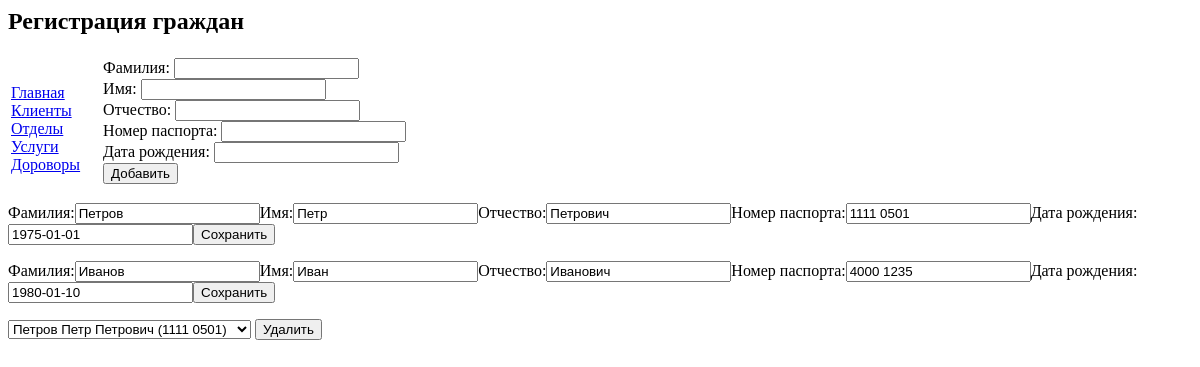
/clients.php, run on the app's committed database.
### tables this page shows
CREATE TABLE IF NOT EXISTS `client` (
  `passport` varchar(255) NOT NULL,
  `surname` varchar(255) NOT NULL,
  `name` varchar(255) NOT NULL,
  `middlename` varchar(255) NOT NULL,
  `birth_date` date NOT NULL,
  PRIMARY KEY (`passport`)
);

### clients.php (the view, shortened to what this page needs)
<html>
<head>
    <link href="style.css" type="text/css" rel="stylesheet">
</head>
<body>
<h2>Регистрация граждан</h2>
<?php
$myConnect = mysql_connect('localhost:3306', 'root', '123456');
$mysql_query = mysql_query("select * from `client`", $myConnect);
$clients = array();
while ($row = mysql_fetch_array($mysql_query)) {
    $clients[] = $row;
}
?>
<table>
    <tr>
        <td class='menu'>
            <a href="index.php">Главная</a>
            <a href="clients.php">Клиенты</a>
            <a href="departments.php">Отделы</a>
            <a href="services.php">Услуги</a>
            <a href="contracts.php">Дороворы</a>
        </td>
        <td>
            <form action="clients.php" method="post">
                <div>
                    <label>Фамилия:
                        <input type="text" name="surname">
                    </label>
                </div>
                <div>
                    <label>Имя:
                        <input type="text" name="name">
                    </label>
                </div>
                <div>
                    <label>Отчество:
                        <input type="text" name="middlename">
                    </label>
                </div>
                <div>
                    <label>Номер паспорта:
                        <input type="text" name="passport">
                    </label>
                </div>
                <div>
                    <label>Дата рождения:
                        <input type="text" name="birth_date">
                    </label>
                </div>
                <div>
                    <input name="add" value="Добавить" type="submit"/>
                </div>
            </form>
        </td>
    </tr>
</table>
<?php
foreach ($clients as $cleint) {
    $surname = $cleint["surname"];
    $name = $cleint["name"];
    $middlename = $cleint["middlename"];
    $passport = $cleint["passport"];
    $birth_date = $cleint["birth_date"];
    echo("<form action='clients.php' method='post'>");
    echo("<label>Фамилия:<input type='text' name='surname' value='$surname'></label>");
    echo("<label>Имя:<input type='text' name='name' value='$name'></label>");
    echo("<label>Отчество:<input type='text' name='middlename' value='$middlename'></label>");
    echo("<label>Номер паспорта:<input type='text' name='passport' value='$passport'></label>");
    echo("<label>Дата рождения:<input type='text' name='birth_date' value='$birth_date'></label>");
    echo("<input name='save' value='Сохранить' type='submit'/></form>");
}
?>
<form action="clients.php" method="post">
    <select name='client'>
        <?php
        foreach ($clients as $cleint) {
            $surname = $cleint["surname"];
            $name = $cleint["name"];
            $middlename = $cleint["middlename"];
            $passport = $cleint["passport"];
            echo("<option value='$passport'>$surname $name $middlename ($passport)</option> ");
        }
        ?>
    </select>
    <input name='delete' value='Удалить' type='submit'/>
</form>
</body>
</html>

### style.css (style rules this page uses)
.menu { padding-right: 20px; }
.menu a { display: block; }

### data on the page
client: surname "Петров", name "Петр", middlename "Петрович", passport "1111 0501", birth_date "1975-01-01"
client: surname "Иванов", name "Иван", middlename "Иванович", passport "4000 1235", birth_date "1980-01-10"

### other printed values
form field client "Петров Петр Петрович (1111 0501)"
